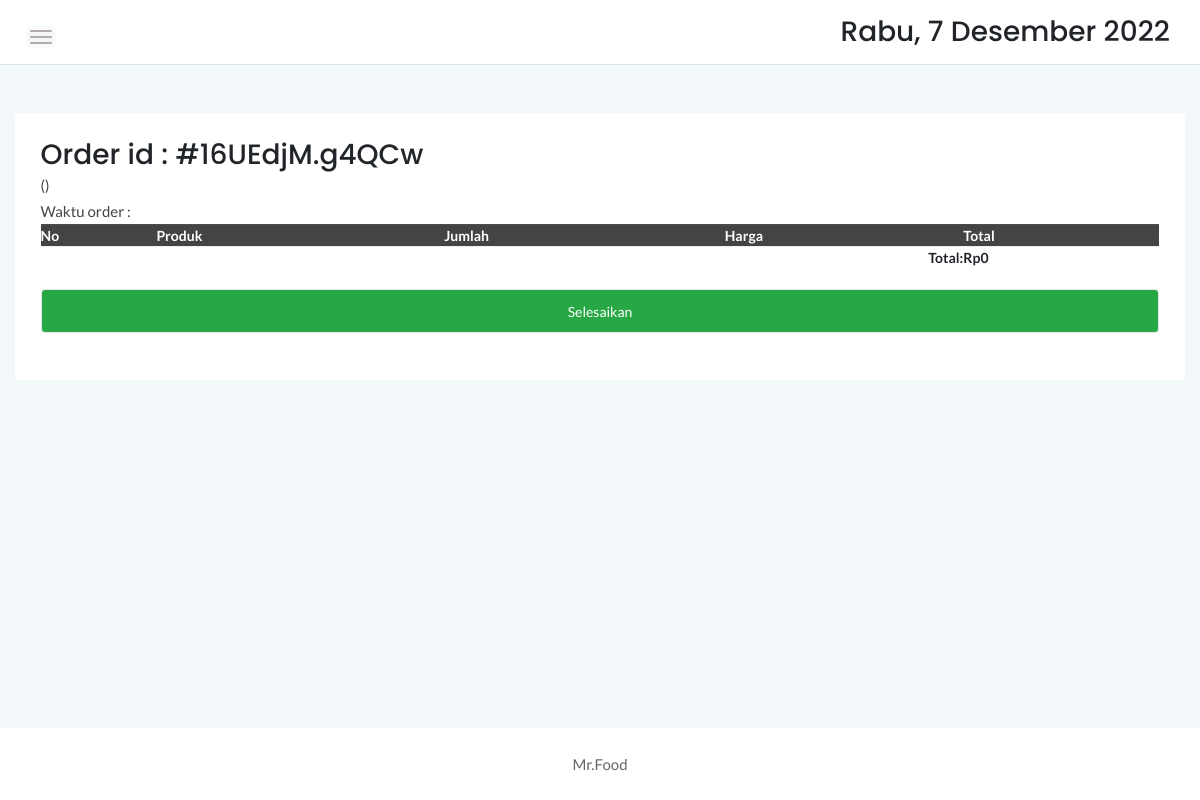
The app's page /admin/order.php?orderid=16UEdjM.g4QCw, older data.
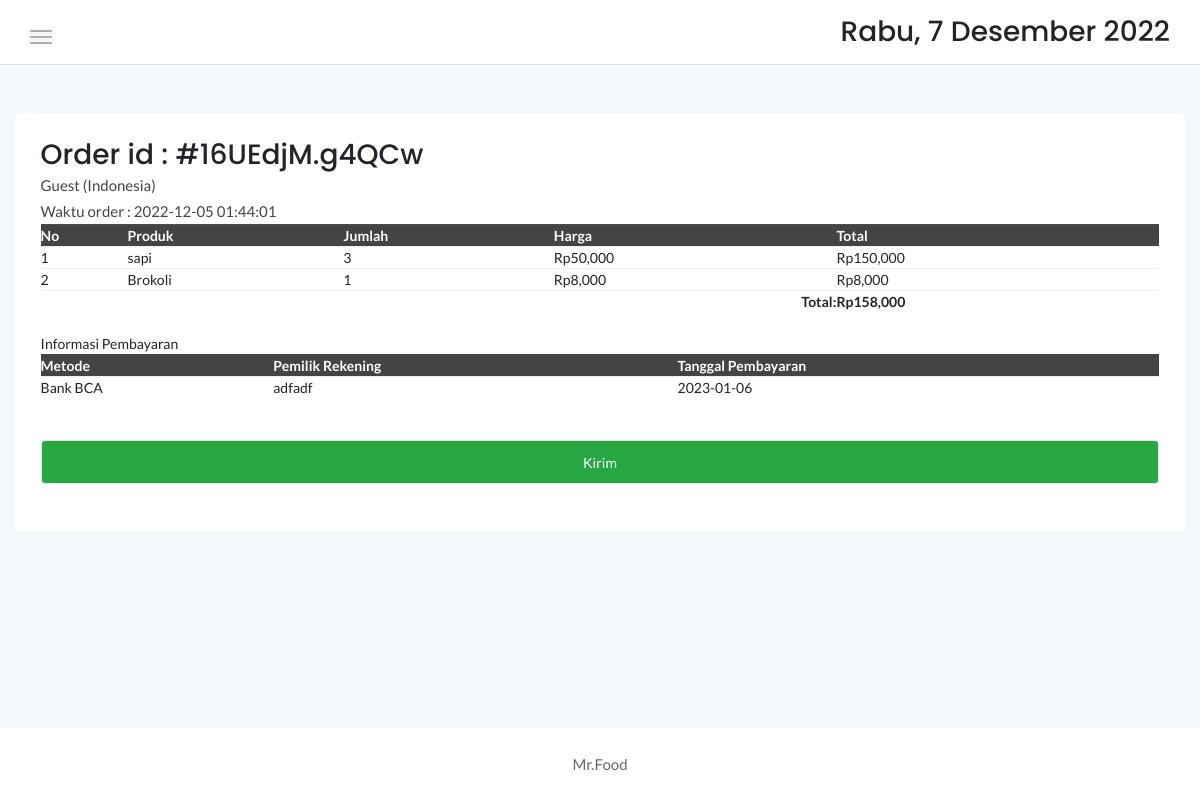
The same page, newer data.
### tables this page shows
CREATE TABLE `cart` (
  `idcart` int(11) NOT NULL,
  `orderid` varchar(100) NOT NULL,
  `userid` int(11) NOT NULL,
  `tglorder` timestamp NOT NULL DEFAULT current_timestamp(),
  `status` varchar(10) NOT NULL DEFAULT 'Cart'
);

CREATE TABLE `detailorder` (
  `detailid` int(11) NOT NULL,
  `orderid` varchar(100) NOT NULL,
  `idproduk` int(11) NOT NULL,
  `qty` int(11) NOT NULL
);

CREATE TABLE `produk` (
  `idproduk` int(11) NOT NULL,
  `idkategori` int(11) NOT NULL,
  `namaproduk` varchar(30) NOT NULL,
  `gambar` varchar(100) NOT NULL,
  `deskripsi` varchar(200) NOT NULL,
  `rate` int(11) NOT NULL,
  `hargabefore` int(11) NOT NULL,
  `hargaafter` int(11) NOT NULL,
  `tgldibuat` timestamp NOT NULL DEFAULT current_timestamp()
);

CREATE TABLE `konfirmasi` (
  `idkonfirmasi` int(11) NOT NULL,
  `orderid` varchar(100) NOT NULL,
  `userid` int(11) NOT NULL,
  `payment` varchar(10) NOT NULL,
  `namarekening` varchar(25) NOT NULL,
  `tglbayar` date NOT NULL,
  `tglsubmit` timestamp NOT NULL DEFAULT current_timestamp()
);

### admin/order.php (the view, shortened to what the changed rows need)
<?php
include '../dbconnect.php';
$orderids = $_GET['orderid'];
$liatcust = mysqli_query($conn,"select * from login l, cart c where orderid='$orderids' and l.userid=c.userid");
$checkdb = mysqli_fetch_array($liatcust);
?>
<!doctype html>
<html class="no-js" lang="en">
<head>
    <link rel="stylesheet" href="assets/css/bootstrap.min.css">
    <link rel="stylesheet" href="assets/css/font-awesome.min.css">
    <link rel="stylesheet" href="assets/css/themify-icons.css">
    <link rel="stylesheet" href="assets/css/metisMenu.css">
    <link rel="stylesheet" href="assets/css/owl.carousel.min.css">
    <link rel="stylesheet" href="assets/css/slicknav.min.css">
    <link rel="stylesheet" href="https://www.amcharts.com/lib/3/plugins/export/export.css" type="text/css" media="all" />
	<link rel="stylesheet" type="text/css" href="https://cdn.datatables.net/1.10.20/css/jquery.dataTables.min.css">
    <link rel="stylesheet" type="text/css" href="https://cdn.datatables.net/1.10.20/css/jquery.dataTables.css">
    <link rel="stylesheet" type="text/css" href="https://cdn.datatables.net/1.10.20/css/dataTables.bootstrap4.min.css">
    <link rel="stylesheet" type="text/css" href="https://cdn.datatables.net/responsive/2.2.3/css/responsive.bootstrap.min.css">
    <link rel="stylesheet" type="text/css" href="https://cdn.datatables.net/responsive/2.2.3/css/responsive.jqueryui.min.css">
	<link rel="stylesheet" type="text/css" href="https://cdn.datatables.net/buttons/1.5.2/css/buttons.dataTables.min.css">
    <link rel="stylesheet" href="assets/css/typography.css">
    <link rel="stylesheet" href="assets/css/default-css.css">
    <link rel="stylesheet" href="assets/css/styles.css">
    <link rel="stylesheet" href="assets/css/responsive.css">
</head>
<body>
    <div class="page-container">
        <div class="main-content">
            <div class="main-content-inner">
                <div class="row mt-5 mb-5">
                    <div class="col-12">
                        <div class="card">
                            <div class="card-body">
                                <div class="d-sm-flex justify-content-between align-items-center">
									<h3>Order id : #<?php echo $orderids ?></h3>
								</div>
                                   <p><?php echo $checkdb['namalengkap']; ?> (<?php echo $checkdb['alamat']; ?>)</p>
								<p>Waktu order : <?php echo $checkdb['tglorder']; ?></p>
								   <div class="data-tables datatable-dark">
										 <table id="dataTable3" class="display" style="width:100%"><thead class="thead-dark">
											<tr>
												<th>No</th>
												<th>Produk</th>
												<th>Jumlah</th>
												<th>Harga</th>
												<th>Total</th>
											</tr></thead><tbody>
											<?php
											$brgs=mysqli_query($conn,"SELECT * from detailorder d, produk p where orderid='$orderids' and d.idproduk=p.idproduk order by d.idproduk ASC");
											$no=1;
											while($p=mysqli_fetch_array($brgs)){
												$total = $p['qty']*$p['hargaafter'];
												?>
												<tr>
													<td><?php echo $no++ ?></td>
													<td><?php echo $p['namaproduk'] ?></td>
													<td><?php echo $p['qty'] ?></td>
													<td>Rp<?php echo number_format($p['hargaafter']) ?></td>
													<td>Rp<?php echo number_format($total) ?></td>
												</tr>
												<?php
											}
											?>
										</tbody>
										<tfoot>
											<tr>
												<th colspan="4" style="text-align:right">Total:</th>
												<th>Rp<?php
												$result1 = mysqli_query($conn,"SELECT SUM(d.qty*p.hargaafter) AS count FROM detailorder d, produk p where orderid='$orderids' and d.idproduk=p.idproduk order by d.idproduk ASC");
												$cekrow = mysqli_num_rows($result1);
												$row1 = mysqli_fetch_assoc($result1);
												$count = $row1['count'];
												if($cekrow > 0){
													echo number_format($count);
													} else {
														echo 'No data';
													}?></th>
											</tr>
										</tfoot>
										</table>
                                    </div>
									<br>
									<?php
									if($checkdb['status']=='Confirmed'){
										$ambilinfo = mysqli_query($conn,"select * from konfirmasi where orderid='$orderids'");
										while($tarik=mysqli_fetch_array($ambilinfo)){
										$met = $tarik['payment'];
										$namarek = $tarik['namarekening'];
										$tglb = $tarik['tglbayar'];
										echo '
										Informasi Pembayaran
									<div class="data-tables datatable-dark">
									<table id="dataTable2" class="display" style="width:100%"><thead class="thead-dark">
											<tr>
												<th>Metode</th>
												<th>Pemilik Rekening</th>
												<th>Tanggal Pembayaran</th>
											</tr></thead><tbody>
											<tr>
											<td>'.$met.'</td>
											<td>'.$namarek.'</td>
											<td>'.$tglb.'</td>
											</tr>
											</tbody>
										</table>
									</div>
									<br><br>
									<form method="post">
									<input type="submit" name="kirim" class="form-control btn btn-success" value="Kirim" \>
									</form>
									';
									}
									} else {
										echo '
									<form method="post">
									<input type="submit" name="selesai" class="form-control btn btn-success" value="Selesaikan" \>
									</form>
									';
									}
									?>
									<br>
                                </div>
                            </div>
                        </div>
                    </div>
            </div>
        </div>
    </div>
</body>
</html>

Row changes from the older to the newer data that the page shows:
added cart: userid.namalengkap "Guest", userid.alamat "Indonesia", tglorder "2022-12-05 01:44:01"
added detailorder: idproduk.namaproduk "sapi", qty "3", idproduk.hargaafter "50,000", qty.hargaafter "150,000"
added detailorder: idproduk.namaproduk "Brokoli", qty "1", idproduk.hargaafter "8,000", qty.hargaafter "8,000"
added konfirmasi: payment "Bank BCA", namarekening "adfadf", tglbayar "2023-01-06"
Text that changed along with them:
$count: "0" → "158,000"
form field selesai: "Selesaikan" → (not shown)
